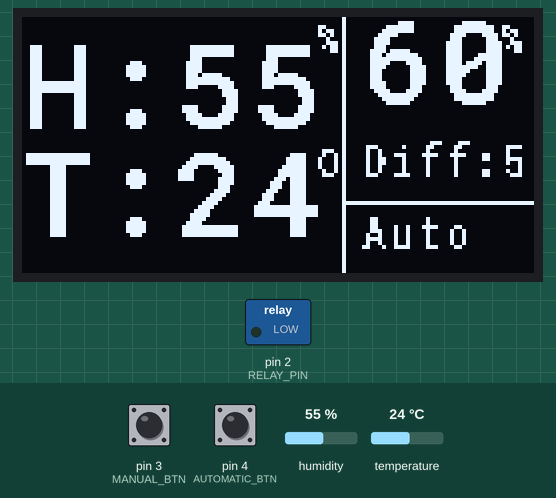
This program was run on a simulated Arduino Nano, built with avr-gcc and run on an emulated ATmega328P. On the bench: 128×64 one-colour display, switched loads named in the program (green lamp = pin HIGH). The test bench sets the inputs (shaded band); at power-on: pin 3 (MANUAL_BTN) HIGH, pin 4 (AUTOMATIC_BTN) HIGH, humidity 55 %, temperature 24 °C.

Above: at 1.9 s.
2.0 s: pin 3 (MANUAL_BTN) pulled LOW for 1.3 s
At 3.1 s:
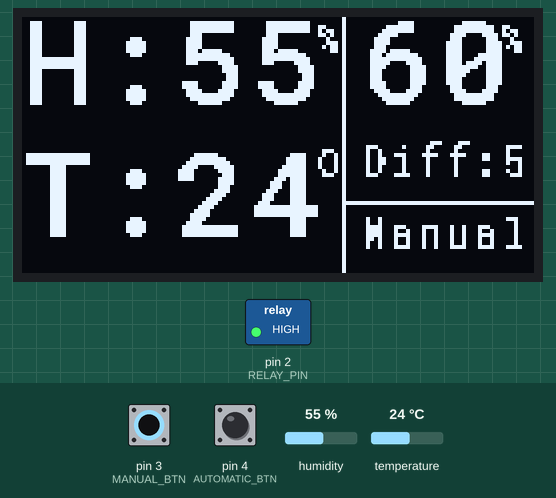
4.8 s: pin 4 (AUTOMATIC_BTN) pulled LOW for 1.3 s
At 5.5 s:
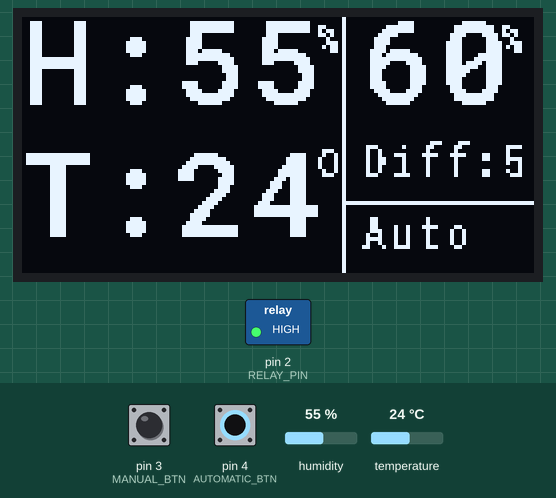
7.6 s: humidity set to 22 %
At 9.9 s:
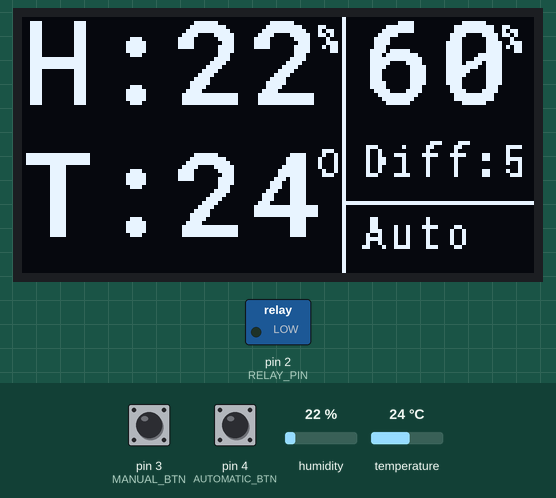
10.6 s: humidity set to 59 %
At 13.4 s:
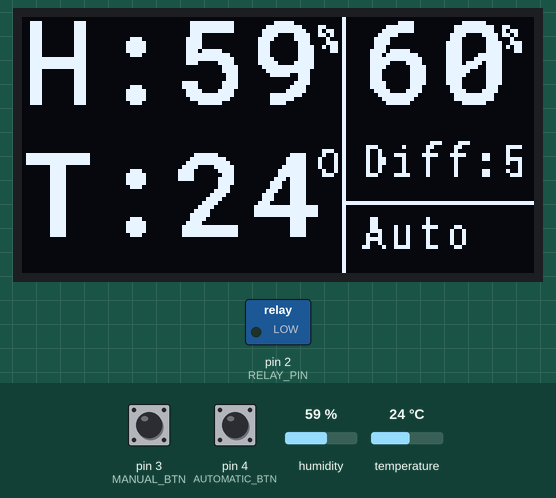
13.7 s: humidity set to 62 %
At 16.3 s:
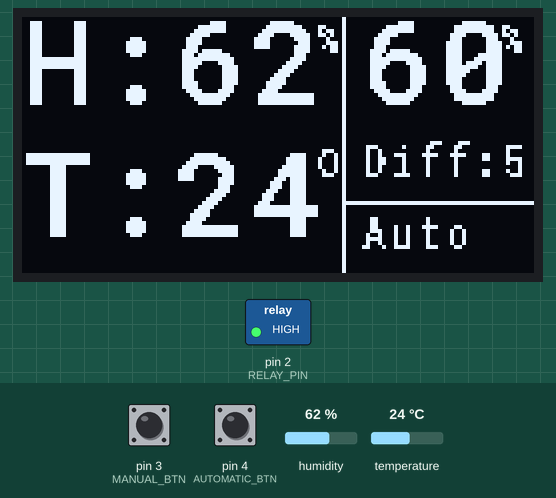
16.9 s: temperature set to 12 °C
At 18.9 s:
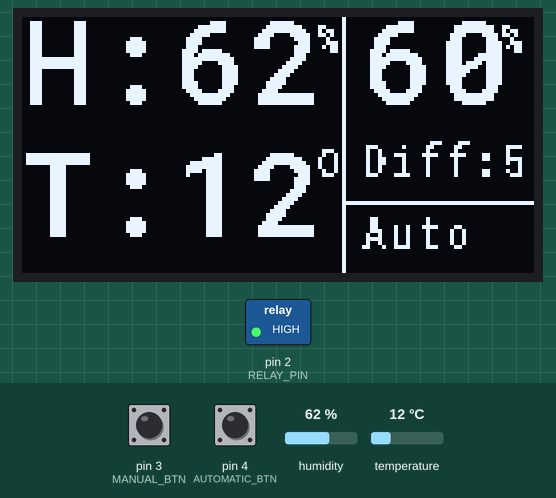
Timing chart, 0 to 20.4 s (numbered marks = the images above; inputs shaded):
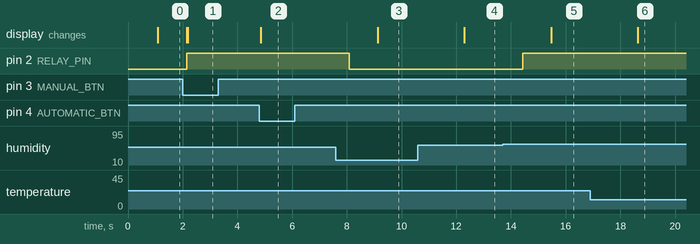

The program:

main.cpp
```cpp
#include <Arduino.h>
#include <SimpleDHT.h>
#include <SPI.h>
#include <Wire.h>
#include <Adafruit_GFX.h>
#include <Adafruit_SSD1306.h>
#include <OneButton.h>
#include <robotoMedium.h>
#include <robotoSmall.h>
#include <robotoNormal.h>

#define SCREEN_WIDTH 128 // OLED display width, in pixels
#define SCREEN_HEIGHT 64 // OLED display height, in pixels
#define SCREEN_ADDRESS 0x3C
#define RELAY_PIN 2
#define MANUAL_BTN 3
#define AUTOMATIC_BTN 4
#define DHT_PIN 7

static const unsigned char hysteresis_bits[] PROGMEM = {
    0xf8, 0x07, 0x88, 0x00, 0x88, 0x00, 0x88, 0x00, 0x88, 0x00, 0x88, 0x00,
    0x88, 0x00, 0x88, 0x00, 0x88, 0x00, 0x88, 0x00, 0xff, 0x00};

// States
enum FanState {
  MANUAL,
  AUTOMATIC,
  AUTOMATIC_DEFAULT
};

// Events
enum FanEvent {
  MANUAL_BUTTON_CLICK,
  AUTOMATIC_BUTTON_CLICK,
};

// Variables
SimpleDHT11 sensorDHT(DHT_PIN);
Adafruit_SSD1306 display(SCREEN_WIDTH, SCREEN_HEIGHT, &Wire, -1);
int histeresis = 5;
int cutInHumidity = 60;
byte temperature = 0;
byte humidity = 0;
byte data[40] = {0};
bool fanSignal = false;
FanState currentState = AUTOMATIC_DEFAULT;
unsigned long lastManualActivationTime = 0;

// Functions
void read_sensor();
void handleEvent(FanEvent event);
void handleManualMode();
void handleAutomaticMode();
void handleAutomaticDefault();
void draw();


void setup() {
  // PIN Config
  pinMode(RELAY_PIN, OUTPUT);
  pinMode(MANUAL_BTN, INPUT_PULLUP);
  pinMode(AUTOMATIC_BTN, INPUT_PULLUP);
  if(!display.begin(SSD1306_SWITCHCAPVCC, 0x3C)) {
    for(;;);
  }
  display.clearDisplay();
  display.setTextColor(WHITE);
  display.setTextSize(1);
}

void loop() {
  if (digitalRead(MANUAL_BTN) == LOW)
  {
    handleEvent(MANUAL_BUTTON_CLICK);
  }
  else if (digitalRead(AUTOMATIC_BTN) == LOW)
  {
    handleEvent(AUTOMATIC_BUTTON_CLICK);
  }
  else
  {
    handleAutomaticDefault();
  }
  draw();
}

void handleEvent(FanEvent event){
  switch (event)
  {
  case MANUAL_BUTTON_CLICK:
    handleManualMode();
    break;
  case AUTOMATIC_BUTTON_CLICK:
    handleAutomaticMode();
    break;
  }
}

void handleManualMode(){
  switch (currentState)
  {
  case MANUAL:
    if (millis() - lastManualActivationTime >= 900000)
    {
      digitalWrite(RELAY_PIN, LOW);
      currentState = AUTOMATIC;
    }
    break;
  case AUTOMATIC:
    digitalWrite(RELAY_PIN, HIGH);
    lastManualActivationTime = millis();
    currentState = MANUAL;
    break;
  case AUTOMATIC_DEFAULT:
    digitalWrite(RELAY_PIN, HIGH);
    lastManualActivationTime = millis();
    currentState = MANUAL;
    break;
  }
}

void handleAutomaticMode(){
  switch (currentState)
  {
  case MANUAL:
    currentState = AUTOMATIC;
    break;
  case AUTOMATIC:
    read_sensor();
    delay(1000);
    break;
  case AUTOMATIC_DEFAULT:
    currentState = AUTOMATIC;
    break;
  }
}

void handleAutomaticDefault(){
  switch (currentState)
  {
  case MANUAL:
    break;
  case AUTOMATIC:
    currentState = AUTOMATIC_DEFAULT;
    break;
  case AUTOMATIC_DEFAULT:
    read_sensor();
    delay(1000);
    break;
  }
}

void read_sensor() {
  sensorDHT.read(&temperature, &humidity, data);

  if (cutInHumidity < (int) humidity)
  {
    digitalWrite(RELAY_PIN, HIGH);
  }
  else if ((cutInHumidity - (int) humidity) > histeresis)
  {
    digitalWrite(RELAY_PIN, LOW);
  }
}

void draw(){
  display.clearDisplay();
  display.drawLine(80, 46, 128, 46, 1);
  display.drawLine(80, 0, 80, 64, 1);
  display.setCursor(0, 22);
  display.setFont(&Roboto_Mono_Medium_30);
  display.print("H:");
  display.print((int) humidity);
  display.setCursor(0, 55);
  display.print("T:");
  display.print((int) temperature);
  display.setFont(&Roboto_Mono_Medium_9);
  display.setCursor(74, 9);
  display.print("%");
  display.setCursor(74, 40);
  display.print("O");
  display.setCursor(120, 9);
  display.print("%");
  display.setFont(&Roboto_Mono_Medium_30);
  display.setCursor(85, 22);
  display.print(cutInHumidity);
  display.setFont(&Roboto_Mono_Medium_10);
  display.setCursor(85, 40);
  display.print("Diff:");
  display.print(histeresis);
  switch (currentState)
  {
  case MANUAL:
    display.setCursor(85, 58);
    display.print("Manual");
    break;
  case AUTOMATIC:
    display.setCursor(85, 58);
    display.print("Auto");
    break;
  case AUTOMATIC_DEFAULT:
    display.setCursor(85, 58);
    display.print("Auto");
    break;
  }
  display.display();
}
```

Source omitted: robotoMedium.h (data table, 22094 bytes), robotoNormal.h (data table, 8179 bytes), robotoSmall.h (data table, 7954 bytes)

Measured:
- the behaviour switches between 60 and 61 % on humidity (found by bisection; images 4 and 5)
- after the input at 2.0 s, pin 2 (RELAY_PIN): LOW → HIGH after 0.15 s; the display: first differs from a run without the input after 0.18 s (image 1)
- after the input at 4.8 s, the display: changes after 0.06 s (image 2)
- after the input at 7.6 s, pin 2 (RELAY_PIN): HIGH → LOW after 0.49 s; the display: changes after 1.5 s (image 3)
- after the input at 10.6 s, the display: changes after 1.7 s (image 4)
- after the input at 13.7 s, pin 2 (RELAY_PIN): LOW → HIGH after 0.73 s; the display: changes after 1.8 s (image 5)
- after the input at 16.9 s, the display: changes after 1.7 s (image 6)
